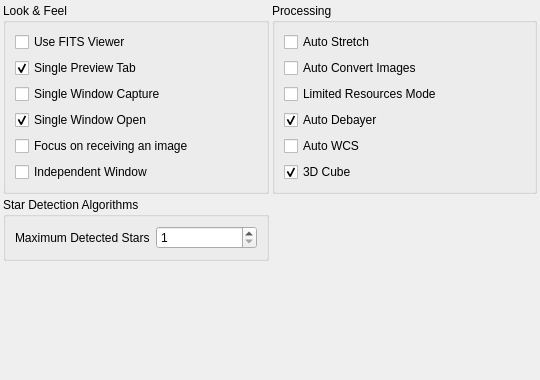
<?xml version="1.0" encoding="UTF-8"?>
<ui version="4.0">
 <class>OpsFITS</class>
 <widget class="QWidget" name="OpsFITS">
  <property name="geometry">
   <rect>
    <x>0</x>
    <y>0</y>
    <width>540</width>
    <height>380</height>
   </rect>
  </property>
  <layout class="QVBoxLayout" name="verticalLayout_3">
   <property name="spacing">
    <number>3</number>
   </property>
   <property name="leftMargin">
    <number>3</number>
   </property>
   <property name="topMargin">
    <number>3</number>
   </property>
   <property name="rightMargin">
    <number>3</number>
   </property>
   <property name="bottomMargin">
    <number>3</number>
   </property>
   <item>
    <layout class="QGridLayout" name="gridLayout">
     <item row="0" column="0">
      <widget class="QGroupBox" name="FITSViewerGroup">
       <property name="enabled">
        <bool>true</bool>
       </property>
       <property name="title">
        <string>Look &amp;&amp; Feel</string>
       </property>
       <layout class="QVBoxLayout" name="verticalLayout_2">
        <item>
         <widget class="QCheckBox" name="kcfg_useFITSViewer">
          <property name="toolTip">
           <string>Automatically display received images in the FITS Viewer</string>
          </property>
          <property name="text">
           <string>Use FITS Viewer</string>
          </property>
         </widget>
        </item>
        <item>
         <widget class="QCheckBox" name="kcfg_singlePreviewFITS">
          <property name="toolTip">
           <string>Display all captured FITS images in a single tab instead of multiple tabs per image.</string>
          </property>
          <property name="statusTip">
           <string/>
          </property>
          <property name="whatsThis">
           <string/>
          </property>
          <property name="text">
           <string>Single Preview Tab</string>
          </property>
          <property name="checked">
           <bool>true</bool>
          </property>
         </widget>
        </item>
        <item>
         <widget class="QCheckBox" name="kcfg_singleWindowCapturedFITS">
          <property name="toolTip">
           <string>Display captured FITS images from all cameras in a single FITS Viewer window instead of a dedicated window to each camera.</string>
          </property>
          <property name="whatsThis">
           <string/>
          </property>
          <property name="text">
           <string>Single Window Capture</string>
          </property>
          <property name="checked">
           <bool>false</bool>
          </property>
         </widget>
        </item>
        <item>
         <widget class="QCheckBox" name="kcfg_singleWindowOpenedFITS">
          <property name="toolTip">
           <string>Display opened FITS images in a single FITS Viewer window instead of a dedicated window to each file.</string>
          </property>
          <property name="whatsThis">
           <string/>
          </property>
          <property name="text">
           <string>Single Window Open</string>
          </property>
          <property name="checked">
           <bool>true</bool>
          </property>
         </widget>
        </item>
        <item>
         <widget class="QCheckBox" name="kcfg_focusFITSOnNewImage">
          <property name="toolTip">
           <string>Bring the FITSViewer window to the foreground when receiving a new image</string>
          </property>
          <property name="text">
           <string>Focus on receiving an image</string>
          </property>
         </widget>
        </item>
        <item>
         <widget class="QCheckBox" name="kcfg_independentWindowFITS">
          <property name="toolTip">
           <string>Make FITS Viewer window independent from KStars</string>
          </property>
          <property name="text">
           <string>Independent Window</string>
          </property>
         </widget>
        </item>
       </layout>
      </widget>
     </item>
     <item row="0" column="1">
      <widget class="QGroupBox" name="groupBox">
       <property name="title">
        <string>Processing</string>
       </property>
       <layout class="QVBoxLayout" name="verticalLayout">
        <item>
         <widget class="QCheckBox" name="kcfg_AutoStretch">
          <property name="toolTip">
           <string>Always apply auto stretch to images in FITS Viewer</string>
          </property>
          <property name="text">
           <string>Auto Stretch</string>
          </property>
         </widget>
        </item>
        <item>
         <widget class="QCheckBox" name="kcfg_AutoImageToFITS">
          <property name="toolTip">
           <string>&lt;html&gt;&lt;head/&gt;&lt;body&gt;&lt;p&gt;If an image is received in a non-FITS format and needs to be displayed, attempt to convert it to FITS format.&lt;/p&gt;&lt;p&gt;&lt;span style=&quot; font-weight:600;&quot;&gt;Warning: This operation is very CPU and memory intensive.&lt;/span&gt;&lt;/p&gt;&lt;/body&gt;&lt;/html&gt;</string>
          </property>
          <property name="text">
           <string>Auto Convert Images</string>
          </property>
         </widget>
        </item>
        <item>
         <widget class="QCheckBox" name="kcfg_LimitedResourcesMode">
          <property name="toolTip">
           <string>&lt;html&gt;&lt;head/&gt;&lt;body&gt;&lt;p&gt;Enable limited resource mode to turn off any resource-intensive operations:&lt;/p&gt;&lt;ul style=&quot;margin-top: 0px; margin-bottom: 0px; margin-left: 0px; margin-right: 0px; -qt-list-indent: 1;&quot;&gt;&lt;li style=&quot; margin-top:12px; margin-bottom:0px; margin-left:0px; margin-right:0px; -qt-block-indent:0; text-indent:0px;&quot;&gt;&lt;span style=&quot; font-weight:600;&quot;&gt;Auto Debayer&lt;/span&gt;: Bayered images will not be debayered. Only grayscale images are shown.&lt;/li&gt;&lt;li style=&quot; margin-top:0px; margin-bottom:0px; margin-left:0px; margin-right:0px; -qt-block-indent:0; text-indent:0px;&quot;&gt;&lt;span style=&quot; font-weight:600;&quot;&gt;Auto WCS&lt;/span&gt;: World Coordinate System data will not be processed. WCS maps sky coordinates to image coordinates. Equatorial grid lines, object identification, and telescope slew within an image are disabled.&lt;/li&gt;&lt;li style=&quot; margin-top:0px; margin-bottom:12px; margin-left:0px; margin-right:0px; -qt-block-indent:0; text-indent:0px;&quot;&gt;&lt;span style=&quot; font-weight:600;&quot;&gt;3D Cube&lt;/span&gt;: RGB images will not be processed. Only grayscale images are shown.&lt;/li&gt;&lt;/ul&gt;&lt;/body&gt;&lt;/html&gt;</string>
          </property>
          <property name="text">
           <string>Limited Resources Mode</string>
          </property>
         </widget>
        </item>
        <item>
         <widget class="QCheckBox" name="kcfg_AutoDebayer">
          <property name="toolTip">
           <string>Automatically debayer captured image if it contains a bayer pattern</string>
          </property>
          <property name="text">
           <string>Auto Debayer</string>
          </property>
          <property name="checked">
           <bool>true</bool>
          </property>
         </widget>
        </item>
        <item>
         <widget class="QCheckBox" name="kcfg_AutoWCS">
          <property name="toolTip">
           <string>&lt;html&gt;&lt;head/&gt;&lt;body&gt;&lt;p&gt;Automatically load World-Coordinate-System (WCS) data when opening a FITS file.&lt;/p&gt;&lt;p&gt;&lt;span style=&quot; font-weight:600;&quot;&gt;Warning: Only enable this option on very fast machines as it can lead to unpredictable behavior resulting in crashes on slower machines.&lt;/span&gt;&lt;/p&gt;&lt;/body&gt;&lt;/html&gt;</string>
          </property>
          <property name="text">
           <string>Auto WCS</string>
          </property>
         </widget>
        </item>
        <item>
         <widget class="QCheckBox" name="kcfg_Auto3DCube">
          <property name="toolTip">
           <string>Process 3D (RGB) FITS images. If unchecked, only first channel is processed.</string>
          </property>
          <property name="text">
           <string>3D Cube</string>
          </property>
          <property name="checked">
           <bool>true</bool>
          </property>
         </widget>
        </item>
       </layout>
      </widget>
     </item>
     <item row="1" column="0">
      <widget class="QGroupBox" name="groupBox_2">
       <property name="title">
        <string>Star Detection Algorithms</string>
       </property>
       <layout class="QFormLayout" name="formLayout_2">
        <item row="0" column="0">
         <widget class="QLabel" name="kcfg_MaximumDetectedStarsLabel">
          <property name="text">
           <string>Maximum Detected Stars</string>
          </property>
         </widget>
        </item>
        <item row="0" column="1">
         <widget class="QSpinBox" name="kcfg_MaximumDetectedStars">
          <property name="toolTip">
           <string>&lt;html&gt;&lt;head/&gt;&lt;body&gt;&lt;p&gt;Source count over which the SEP and Centroid star detection algorithms will stop searching.&lt;/p&gt;&lt;/body&gt;&lt;/html&gt;</string>
          </property>
          <property name="minimum">
           <number>1</number>
          </property>
          <property name="maximum">
           <number>10000</number>
          </property>
         </widget>
        </item>
       </layout>
      </widget>
     </item>
    </layout>
   </item>
   <item>
    <spacer name="verticalSpacer">
     <property name="orientation">
      <enum>Qt::Vertical</enum>
     </property>
     <property name="sizeHint" stdset="0">
      <size>
       <width>20</width>
       <height>3</height>
      </size>
     </property>
    </spacer>
   </item>
  </layout>
 </widget>
 <resources/>
 <connections/>
</ui>
